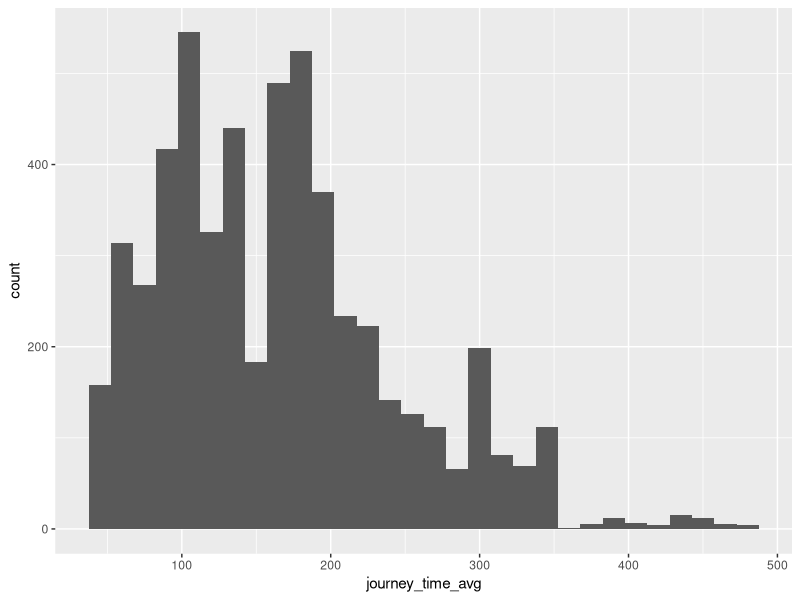
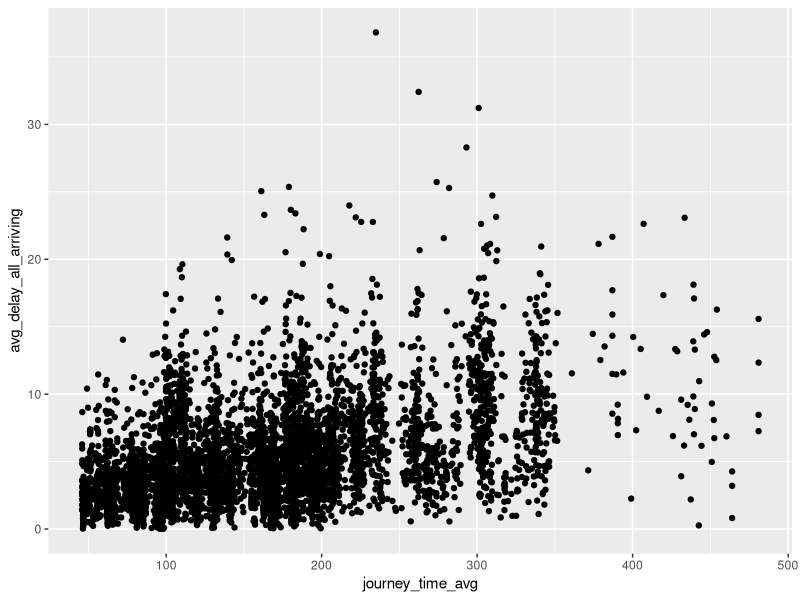
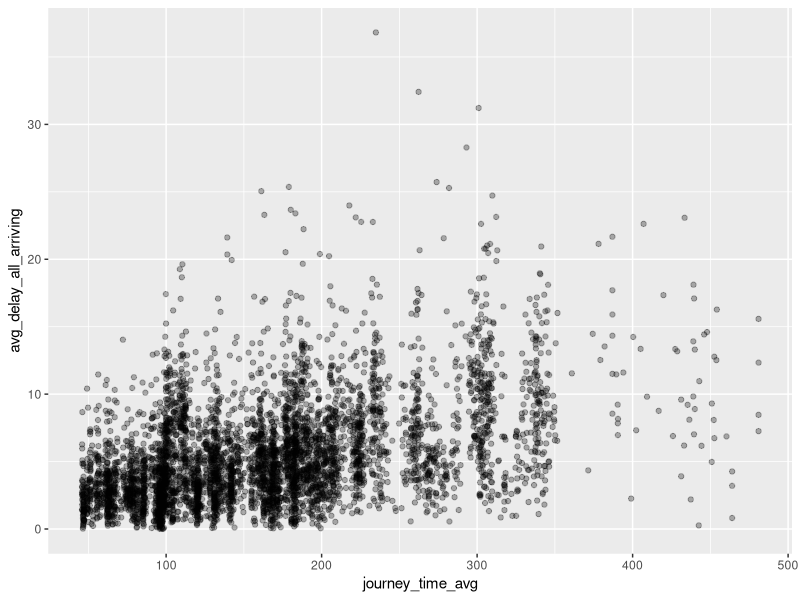
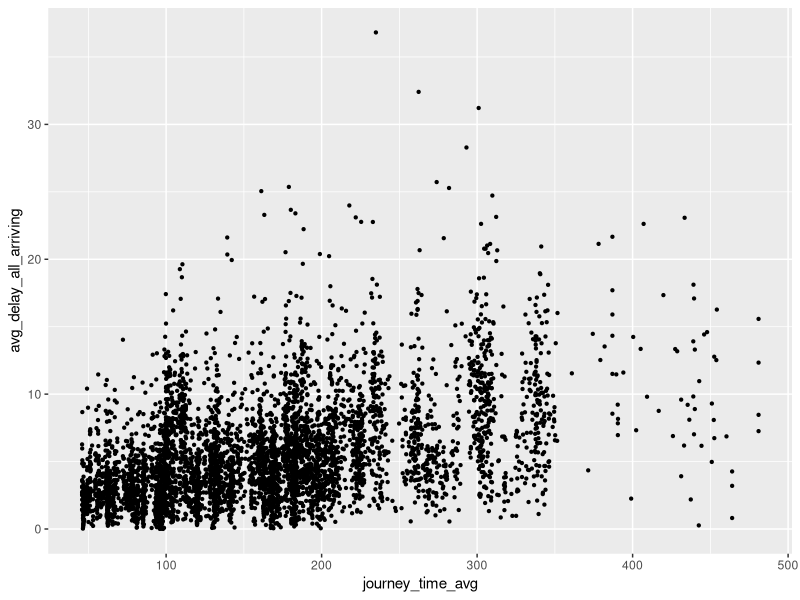
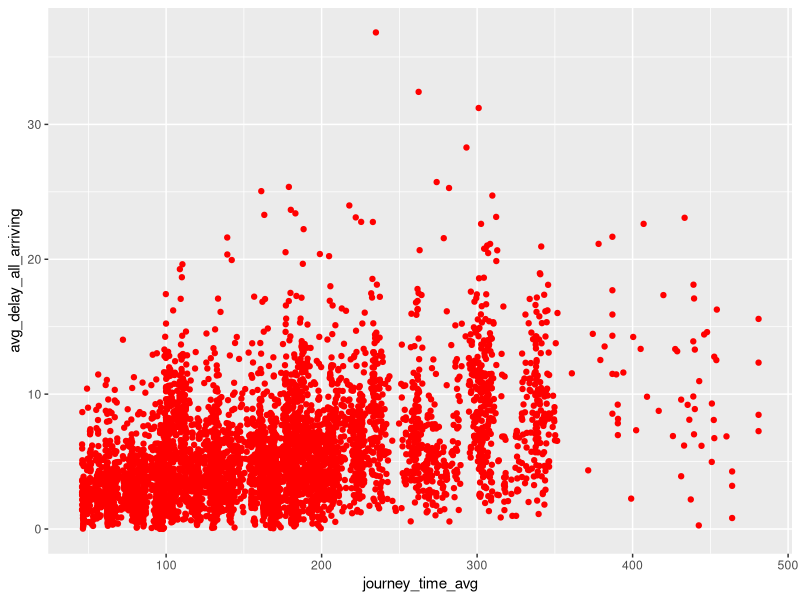
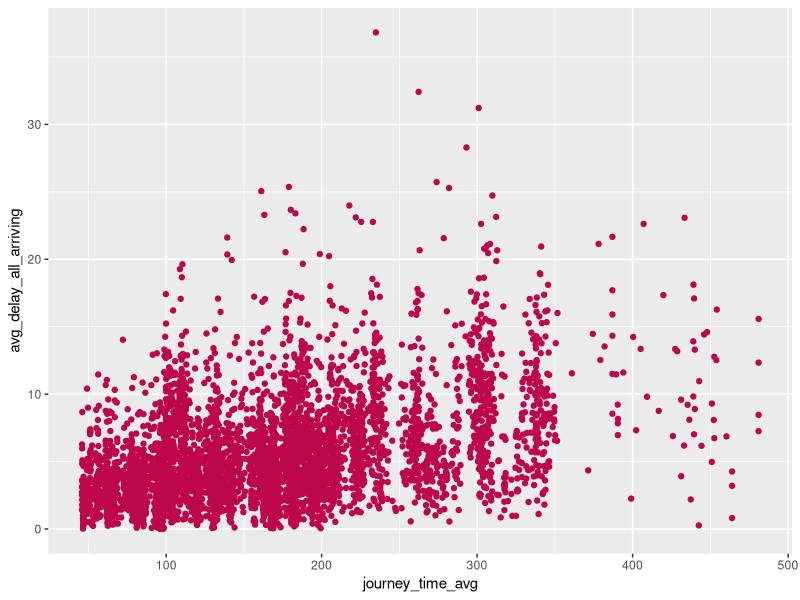
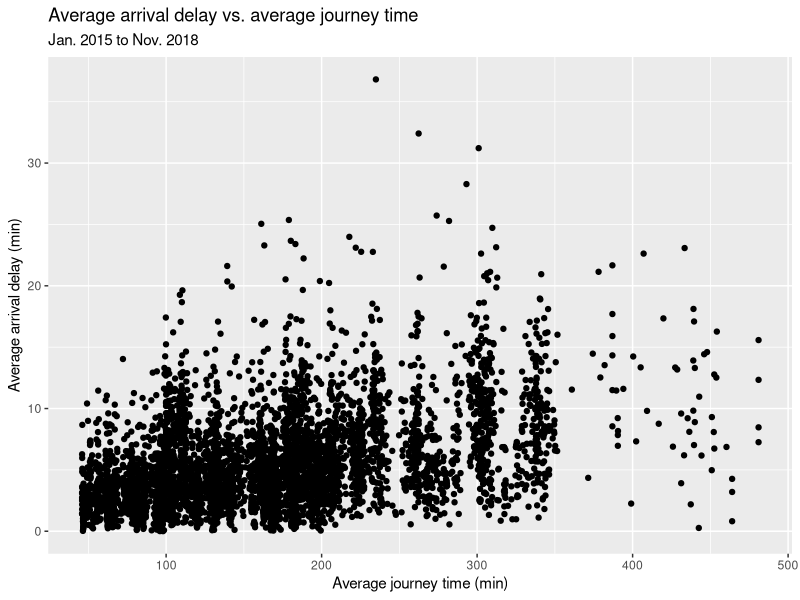
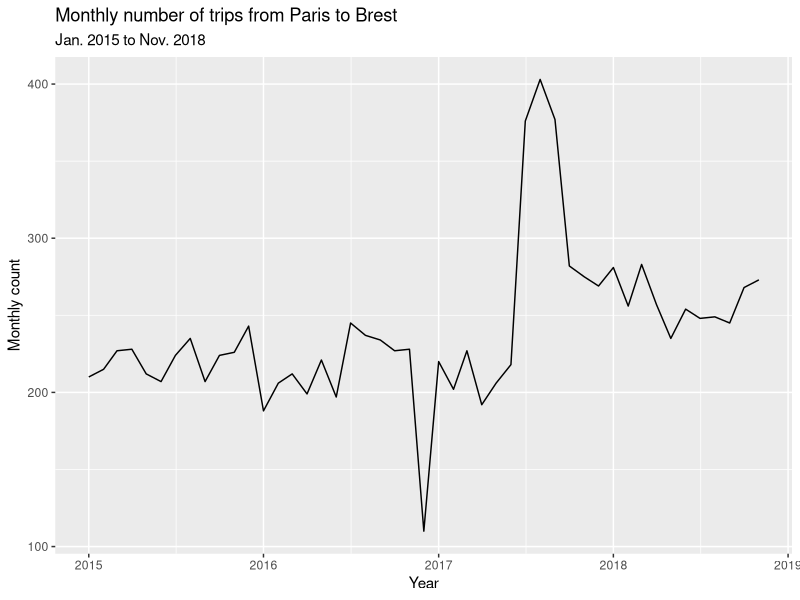

Write the R code that produced these figures, in order.
## ---- chunk 1
library(tidyverse)
## ---- chunk 2
data <- readr::read_csv("french-trains.csv")

data
## ---- chunk 3
head(data)
tail(data)
## ---- chunk 4
hist <- data |> 
  ggplot(aes(x = journey_time_avg)) +
  geom_histogram()

hist
## ---- chunk 5
sct_plt <- data |> 
  filter(avg_delay_all_arriving > 0) |> # only rows with positive delay
  ggplot(aes(x = journey_time_avg, y = avg_delay_all_arriving)) + 
  geom_point()

sct_plt
## ---- chunk 6
sct_plt_a <- data |> 
  filter(avg_delay_all_arriving > 0) |> 
  ggplot(aes(x = journey_time_avg, y = avg_delay_all_arriving)) + 
  geom_point(alpha = 0.3) # change opacity

sct_plt_a

sct_plt_b <- data |> 
  filter(avg_delay_all_arriving > 0) |> 
  ggplot(aes(x = journey_time_avg, y = avg_delay_all_arriving)) +
  geom_point(size = 0.8) # change point size

sct_plt_b

sct_plt_c <- data |> 
  filter(avg_delay_all_arriving > 0) |> 
  ggplot(aes(x = journey_time_avg, y = avg_delay_all_arriving)) +
  geom_point(color = "red") # change point color

sct_plt_c

sct_plt_d <- data |> 
  filter(avg_delay_all_arriving > 0) |> 
  ggplot(aes(x = journey_time_avg, y = avg_delay_all_arriving)) +
  geom_point(colour = "#BE064A") # change point colour using HEX colour codes

sct_plt_d 
## ---- chunk 7
sct_plt <- sct_plt +
  labs(title = "Average arrival delay vs. average journey time",
       subtitle = "Jan. 2015 to Nov. 2018",
       x = "Average journey time (min)",
       y = "Average arrival delay (min)")

sct_plt
## ---- chunk 8
# generate date column
data <- data |> 
  mutate(date = paste(year, month, 1, sep = "-")) |> 
  mutate(new_date = lubridate::ymd(date)) |> 
  select(-date)
  
line_plt <- data |> 
  filter(departure_station == "PARIS MONTPARNASSE",
         arrival_station == "BREST") |> 
  ggplot(aes(x = new_date, y = total_num_trips)) +
  geom_line() +
  labs(title = "Monthly number of trips from Paris to Brest",
       subtitle = "Jan. 2015 to Nov. 2018",
       x = "Year",
       y = "Monthly count")

line_plt
## ---- chunk 9
brittany_cities <- c("RENNES", "BREST", "QUIMPER")

multi_line_plt <- data |> 
  filter(departure_station == "PARIS MONTPARNASSE",
         arrival_station %in% brittany_cities)  |> 
  ggplot(aes(x = new_date, y = total_num_trips, color = arrival_station)) +
  geom_line() +
  labs(title = "Monthly number of trips from Paris to cities in Brittany",
       subtitle = "Jan. 2015 to Nov. 2018",
       x = "", 
       y = "Monthly count",
       color = "Arrival station") +
  scale_x_date(date_breaks = "6 months", date_labels = "%b %Y") +
  scale_y_continuous(limits = c(0, 700), expand = c(0, 0))

multi_line_plt
## ---- chunk 10
bar_plt <- data |> 
  filter(departure_station == "PARIS NORD",
         year == 2015) |> 
  group_by(arrival_station) |> 
  summarise(n = sum(total_num_trips)) |> 
  ggplot(aes(x = arrival_station, y = n)) +
  geom_bar(stat = "identity")

bar_plt
## ---- chunk 11
multi_bar_plot <- data |> 
  filter(departure_station == "PARIS NORD",
         year %in% c(2015, 2016)) |> 
  mutate(year = as.character(year)) |> 
  group_by(year, arrival_station) |> 
  summarise(n = sum(total_num_trips), .groups = "drop") |> 
  ggplot(aes(x = forcats::fct_reorder(arrival_station, n), y = n, fill = year)) +
  geom_bar(stat="identity", position = "dodge") +
  coord_flip()

multi_bar_plot
